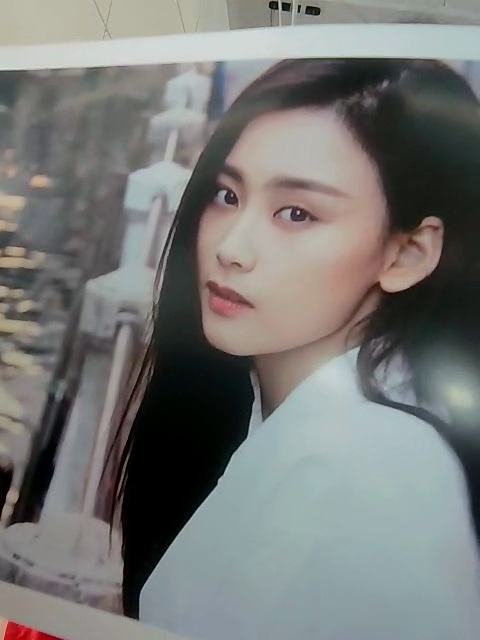
#> input picture liveness/images/sample/image_F1.jpg, 480 x 640 px, given in place of the camera
$ python ejercicio1.py
#> lines starting #> are read from the running program, lines starting #| are printed output that depends on the picture
import cv2
import os
from datetime import datetime

#Creamos una carpeta para almacenar los rostros si esta no existe
if not os.path.exists('dataset'):
    print('Carpeta creada: dataset')
    os.makedirs('dataset')

cap = cv2.VideoCapture(0)

faceClassif = cv2.CascadeClassifier('haarcascade_frontalface_default.xml')

numcapturas = int(input("Introduce el número de capturas a realizar:  "))
#> the answer given: 3

count = 0
while count < numcapturas:
    ret,frame = cap.read()
#> frame is the input picture: shape (640, 480, 3); mean B, G, R 118.6, 120.6, 119.5
    frame = cv2.flip(frame,1)
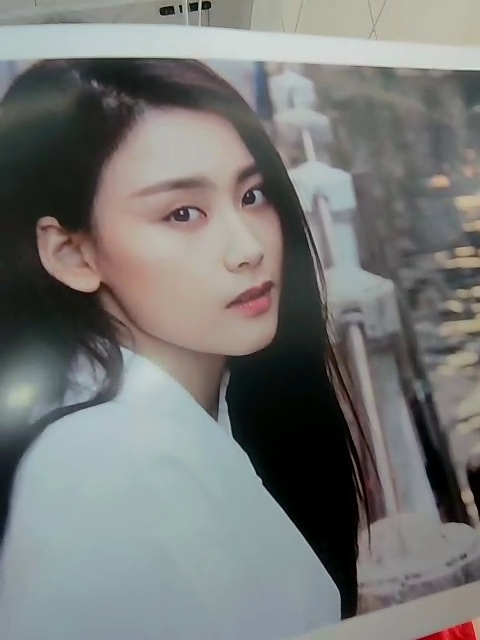
#> frame: shape (640, 480, 3); mean B, G, R 118.6, 120.6, 119.5
    gray = cv2.cvtColor(frame, cv2.COLOR_BGR2GRAY)
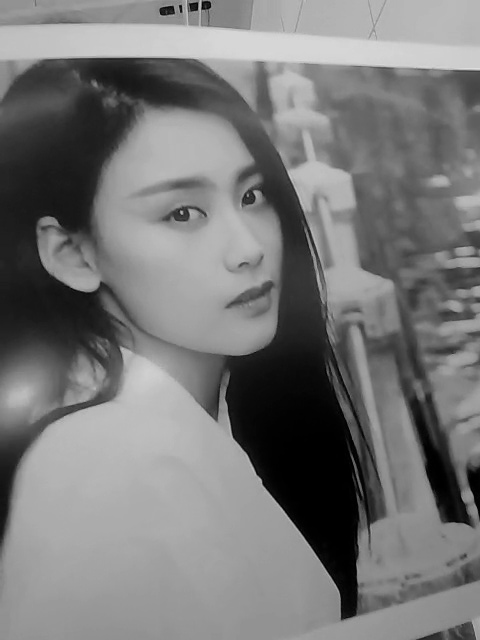
#> gray: shape (640, 480); min 0, max 222, mean 120
    auxFrame = frame.copy()

    faces = faceClassif.detectMultiScale(gray, 1.2, 9)
#> faces = [[93, 112, 236, 236]]

    k = cv2.waitKey(1)
#> (key Esc is pressed here)
    if k == 27:
        break

    for (x,y,w,h) in faces:
        cv2.rectangle(frame, (x,y),(x+w,y+h),(128,0,255),2)
        rostro = auxFrame[y:y+h,x:x+w]
        rostro = cv2.resize(rostro,(150,150), interpolation=cv2.INTER_CUBIC)

        now = datetime.now()
        timestamp = now.strftime("%Y%m%d%H%M%S")
        nombre_archivo = f"imagen_{count}{timestamp}.jpg"

        #if k == ord('s'):
        cv2.imwrite(os.path.join('dataset', nombre_archivo), rostro)
        cv2.imshow('rostro',rostro)
        count = count +1
        #5
        cv2.rectangle(frame,(10,5),(450,25),(255,255,255),-1)
        cv2.putText(frame,str(count)+'/'+str(numcapturas),(10,20), 2, 0.5,(128,0,255),1,cv2.LINE_AA)
        cv2.imshow('frame',frame)

cap.release()
cv2.destroyAllWindows()

$ run again, on liveness/images/sample/image_F2.jpg
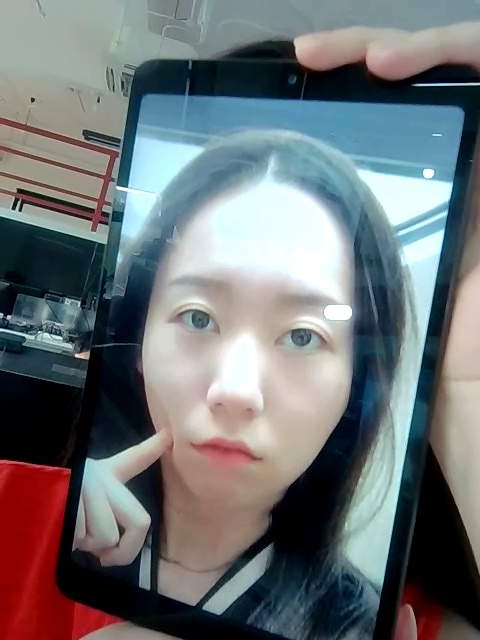
#> input picture liveness/images/sample/image_F2.jpg, 480 x 640 px, given in place of the camera
#> frame is the input picture: shape (640, 480, 3); mean B, G, R 116.7, 114.4, 110.1
#> `frame = cv2.flip(frame,1)`:
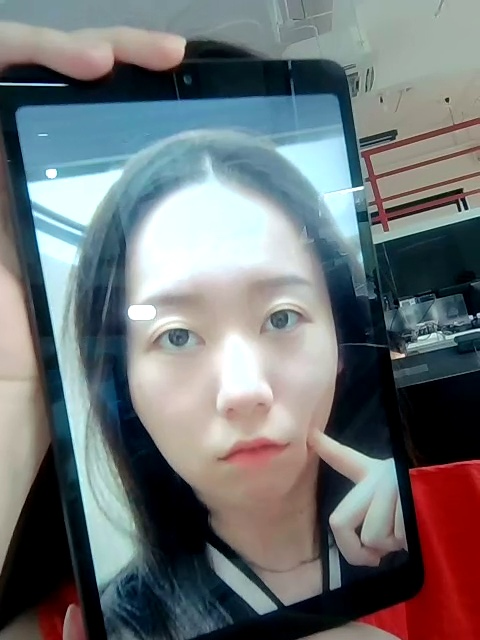
#> frame: shape (640, 480, 3); mean B, G, R 116.7, 114.4, 110.1
#> `gray = cv2.cvtColor(frame, cv2.COLOR_BGR2GRAY)`:
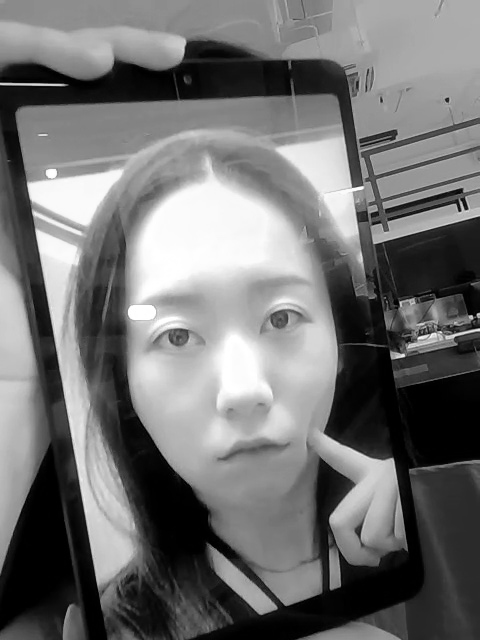
#> gray: shape (640, 480); min 0, max 255, mean 113.4
#> faces = [[84, 216, 293, 293]]

$ run again, on liveness/images/sample/image_T1.jpg
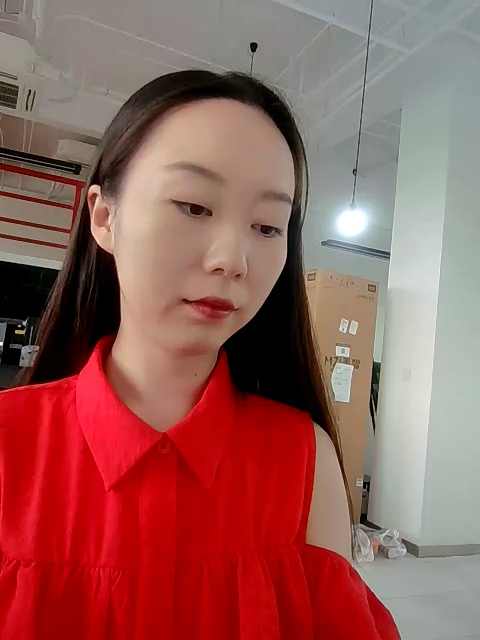
#> input picture liveness/images/sample/image_T1.jpg, 480 x 640 px, given in place of the camera
#> frame is the input picture: shape (640, 480, 3); mean B, G, R 88.5, 93.9, 149.4
#> `frame = cv2.flip(frame,1)`:
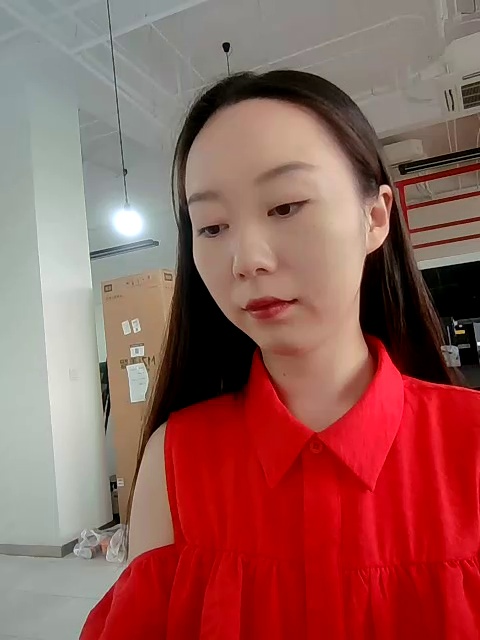
#> frame: shape (640, 480, 3); mean B, G, R 88.5, 93.9, 149.4
#> `gray = cv2.cvtColor(frame, cv2.COLOR_BGR2GRAY)`:
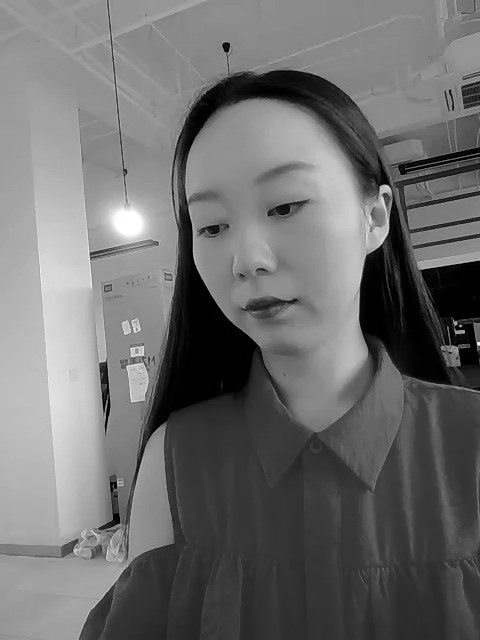
#> gray: shape (640, 480); min 0, max 255, mean 109.9
#> faces = ()
